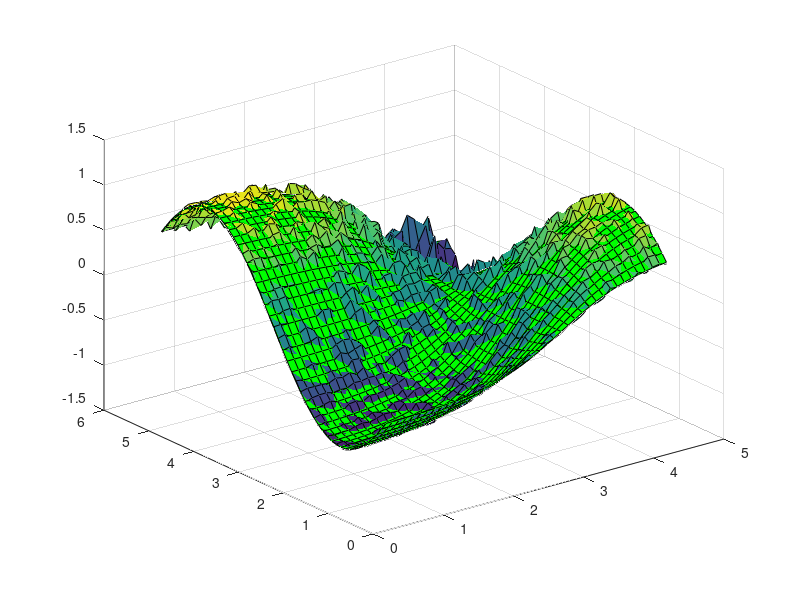

Reproduce this figure in MATLAB. (Note: this script raises an error after producing the figure.)
clc;close all; clear;
addpath('../source')
addpath('../legacy/');

xScale = 1;

xx = 0.5:0.1:4.5;
yy = 0.5:0.1:5.5;
[xx,yy] = ndgrid(xx,yy);
z = tanh(xx-3).*sin(2*pi/6*yy);
noise = (rand(size(xx))-0.5).*xx.*yy/30;
zNoise = z + noise;
xx = xScale*xx;
surf(xx,yy,z, 'FaceColor', 'g')
hold all;
surf(xx,yy,zNoise)
xGrid = -5:0.1:6;
yGrid = -4:0.1:6.6;
smoothness = 0.00025;

xGrid = xScale*xGrid;

zGrid2 = regularizeNd([xx(:), yy(:)], zNoise(:), {xGrid, yGrid}, smoothness, 'linear');
zGrid = RegularizeData3D(xx(:), yy(:), zNoise(:) ,xGrid, yGrid, 'smoothness', smoothness, 'interp', 'bilinear');


surf(xGrid, yGrid, zGrid, 'FaceColor', 'r')
surf(xGrid, yGrid, zGrid2', 'FaceColor', 'b')

% xp = 0.49:4.5;
% yp = 0.49:5.5;
% [xp,yp] = ndgrid(xp,yp);
% x = [xp(:), yp(:)];
% z = tanh(xp-3).*sin(2*pi/6*yp);
% xGrid = {0:5; 0:6};
% smoothness = 0.00025;
% 
% zGrid = regularizeNd(x, z(:), xGrid, smoothness, 'linear');
% zGrid2 = RegularizeData3D(xp(:), yp(:), z, xGrid{1}, xGrid{2}, 'smoothness', smoothness, 'interp', 'bilinear');
% zGrid2 = zGrid2';